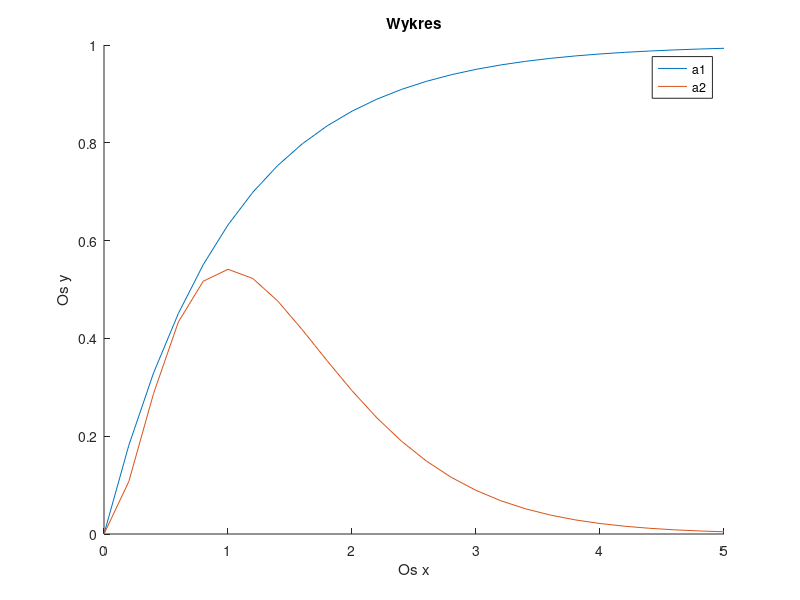

Here is the MATLAB script that generated this plot:
clear all
close all
clc

t=0:0.2:5
a1=1-exp(-1*t)
a2=(4*t.^2).*exp(-2*t)

hold on

plot(t,a1)
plot(t,a2)
title('Wykres')
xlabel('Os x')
ylabel('Os y')
legend('a1','a2')

fid=fopen('dane.txt','w')
for i=1:length(t)
   fprintf(fid, '%6.6f & %6.6f & %6.6f \\\\ \\hline \n', t(i), a1(i), a2(i)) 
end
fclose(fid);